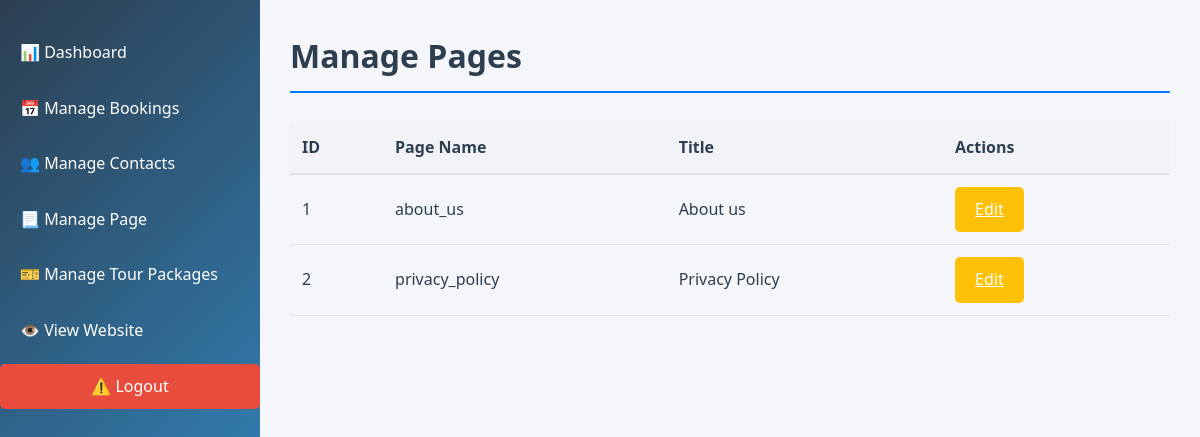
/sritravels/admin/manage-page.php (signed in), run on the app's committed database.
### tables this page shows
CREATE TABLE IF NOT EXISTS `pages` (
  `id` int NOT NULL AUTO_INCREMENT,  
  `page_name` varchar(100) NOT NULL,  
  `title` varchar(150) NOT NULL,  
  `content` text NOT NULL,  
  `created_at` timestamp NULL DEFAULT CURRENT_TIMESTAMP,  
  `updated_at` timestamp NULL DEFAULT CURRENT_TIMESTAMP ON UPDATE CURRENT_TIMESTAMP,  
  PRIMARY KEY (`id`),  
  UNIQUE KEY `page_name` (`page_name`)  
);

### sritravels/admin/manage-page.php (the view, shortened to what this page needs)
<?php
$database = new Database();
$conn = $database->getConnection();
$query = "SELECT * FROM pages ORDER BY created_at DESC";
$result = $conn->query($query);
?>
<!DOCTYPE html>
<html lang="en">
<head>
    <link rel="stylesheet" href="assets/css/admin.css">
</head>
<body>
    <div class="admin-container">
        <?php include 'includes/sidebar.php'; ?>
        <main class="dashboard">
            <h1>Manage Pages</h1>
            <table>
                <thead>
                    <tr>
                        <th>ID</th>
                        <th>Page Name</th>
                        <th>Title</th>
                        <th>Actions</th>
                    </tr>
                </thead>
                <tbody>
                    <?php while ($page = $result->fetch_assoc()): ?>
                        <tr>
                            <td><?php echo $page['id']; ?></td>
                            <td><?php echo htmlspecialchars($page['page_name']); ?></td>
                            <td><?php echo htmlspecialchars($page['title']); ?></td>
                            <td>
                                <a href="edit-page.php?id=<?php echo $page['id']; ?>" class="btn btn-edit">Edit</a>
                            </td>
                        </tr>
                    <?php endwhile; ?>
                </tbody>
            </table>
        </main>
    </div>
</body>
</html>

### sritravels/admin/assets/css/admin.css (style rules this page uses)
:root { --primary-color: #007bff; --secondary-color: #6c757d; --success-color: #28a745; --danger-color: #dc3545; --warning-color: #ffc107; --info-color: #17a2b8; --light-color: #f8f9fa; --dark-color: #343a40; --white-color: #ffffff; }
* { margin: 0; padding: 0; box-sizing: border-box; }
body { font-family: 'Segoe UI', Tahoma, Geneva, Verdana, sans-serif; line-height: 1.6; background-color: #f4f6f9; color: #2c3e50; }
.admin-container { display: flex; min-height: 100vh; background-color: #f1f3f6; }
.dashboard { flex-grow: 1; padding: 30px; background-color: #f4f6f9; overflow-y: auto; }
.dashboard h1 { color: #2c3e50; margin-bottom: 30px; border-bottom: 2px solid var(--primary-color); padding-bottom: 10px; }
button, .btn { display: inline-block; padding: 10px 20px; background-color: var(--primary-color); color: white; border: none; border-radius: 5px; cursor: pointer; transition: background-color 0.3s ease; }
.btn-edit { background-color: var(--warning-color); margin-right: 10px; }
table { width: 100%; border-collapse: collapse; }
table th { background-color: #f1f3f6; color: #2c3e50; padding: 12px; text-align: left; border-bottom: 2px solid #e0e4e8; }
table td { padding: 12px; border-bottom: 1px solid #e0e4e8; }

### data on the page
pages: id "1", page_name "about_us", title "About us"
pages: id "2", page_name "privacy_policy", title "Privacy Policy"
